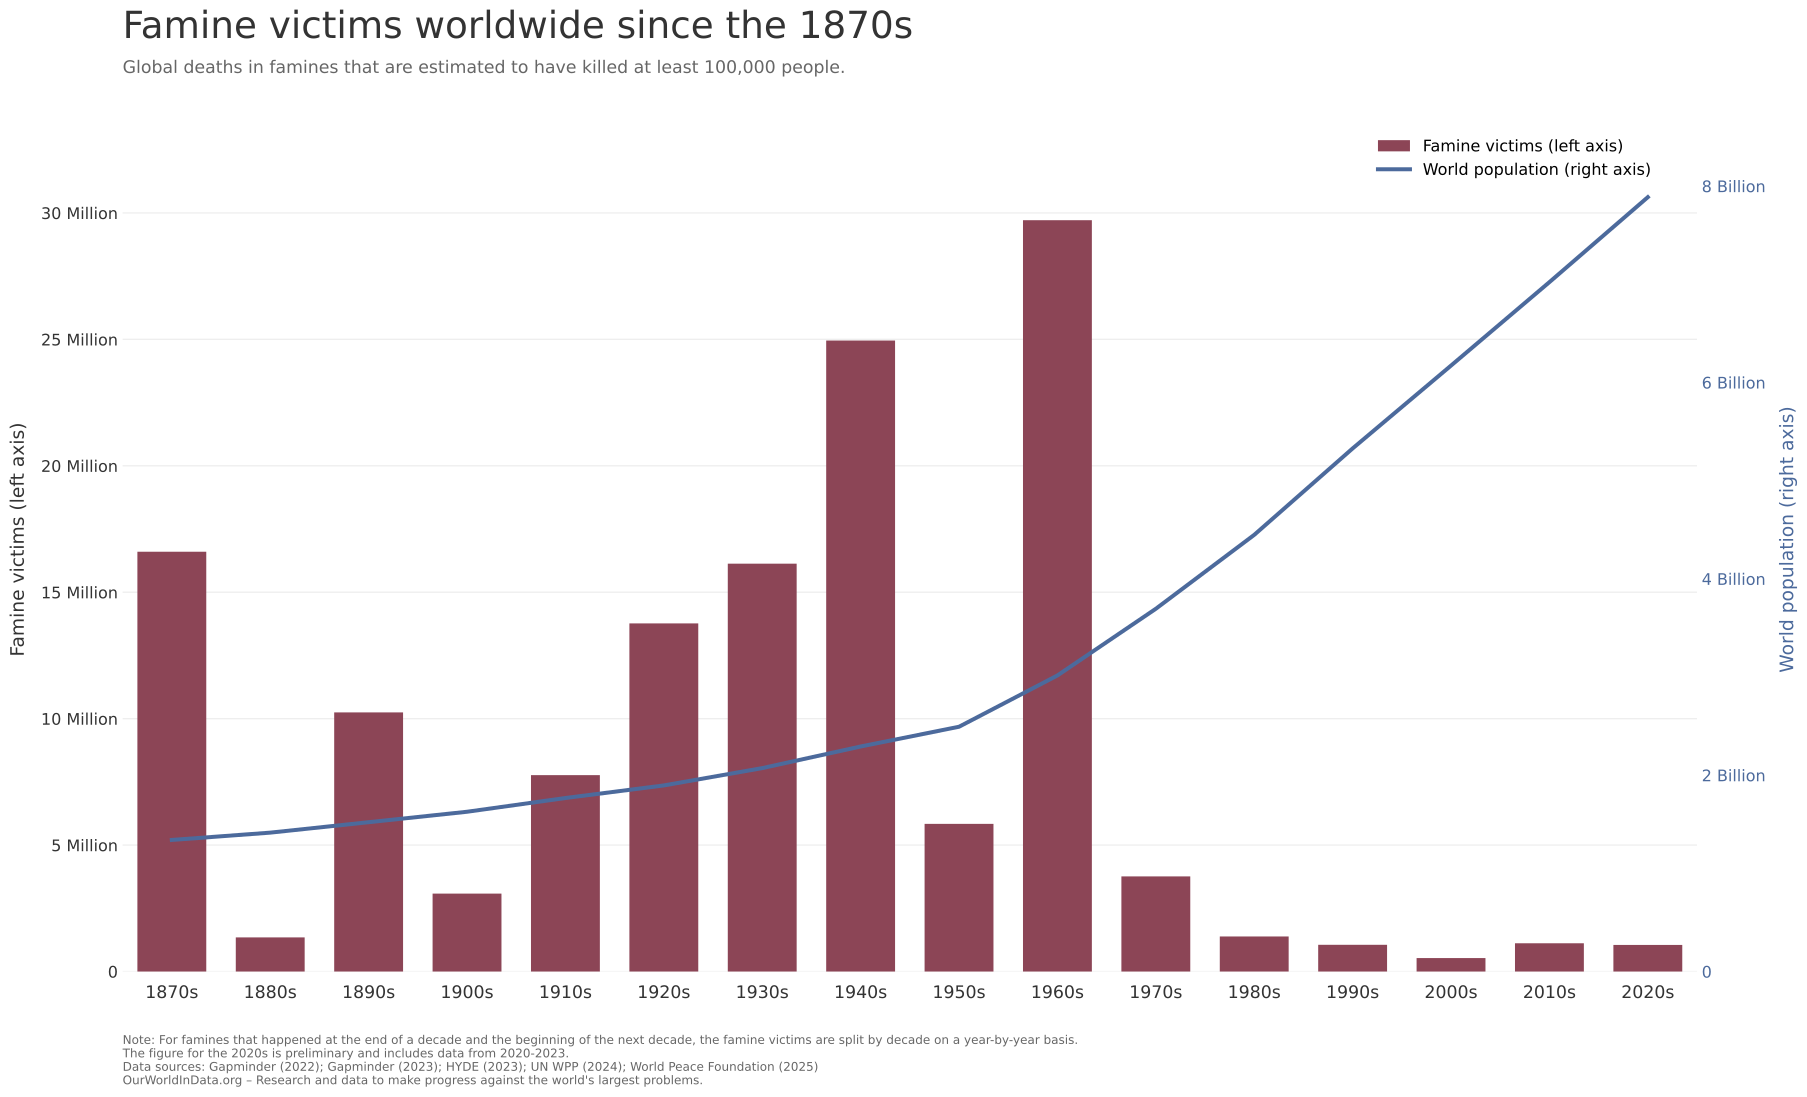

Python code for this plot:
"""Create visualization showing famine deaths by decade with world population overlay.

This code generates a bar chart showing decadal famine deaths with a line showing
world population growth over the same period.
"""

import matplotlib
import matplotlib.pyplot as plt
import numpy as np
import pandas as pd
from owid.catalog import Table

from etl.helpers import PathFinder

# Configure matplotlib to use SVG text elements instead of paths
matplotlib.rcParams["svg.fonttype"] = "none"
# Set deterministic hash for reproducible SVG output
matplotlib.rcParams["svg.hashsalt"] = "owid-static-viz"

paths = PathFinder(__file__)


def run() -> None:
    """Create famines with population visualization.

    Generates a dual-axis chart showing famine deaths by decade (bars) and
    world population (line).

    Output:
    - SVG and PNG charts
    - Dataset with combined data
    """
    # Load the famines dataset
    ds_famines = paths.load_dataset("total_famines_by_year_decade")
    tb_famines = ds_famines.read("total_famines_by_year_decade")

    # Load population data
    ds_population = paths.load_dataset("population")
    tb_pop_hist = ds_population.read("historical")

    # Prepare data
    famine_data, pop_data = prepare_data(tb_famines, tb_pop_hist)

    # Build source citation
    source_text = build_source_citation(tb_famines, tb_pop_hist)
    paths.log.info(f"Source citation: {source_text}")

    # Get the latest decade info for the note
    latest_decade_info = get_latest_decade_info(tb_famines)

    # Create visualization
    fig = create_visualization(famine_data, pop_data, source_text, latest_decade_info)

    # Save outputs
    paths.export_fig(fig, "famines_with_population", ["svg", "png"], dpi=300, bbox_inches="tight", transparent=True)
    paths.log.info("Optimized SVG for Figma")

    # Export data
    import owid.catalog.processing as pr

    # Convert to Tables and merge
    famine_table = Table(famine_data[["decade", "total_deaths"]])
    pop_table = Table(pop_data[["decade", "population"]])

    combined_table = pr.merge(famine_table, pop_table, on="decade", how="outer")
    combined_table["country"] = "World"
    combined_table = combined_table.format(["decade", "country"], short_name=paths.short_name)

    # Create dataset
    ds_export = paths.create_dataset(tables=[combined_table])
    ds_export.save()

    plt.close(fig)
    paths.log.info("Visualization complete")


def prepare_data(tb_famines: Table, tb_pop: Table) -> tuple[pd.DataFrame, pd.DataFrame]:
    """Prepare famine and population data for visualization.

    Args:
        tb_famines: Famines table with decadal deaths
        tb_pop: Population table with historical data

    Returns:
        Tuple of (famine_data_df, population_data_df)
    """
    # Filter to World data
    tb_famines_reset = tb_famines.reset_index()
    world_famines = tb_famines_reset[tb_famines_reset["country"] == "World"].copy()

    # Create decade labels and aggregate
    world_famines["decade"] = (world_famines["year"] // 10) * 10

    # Group by decade and sum deaths
    decade_data = (
        world_famines.groupby("decade")
        .agg({"decadal_famine_deaths": "first"})  # Use first value as it's already decadal
        .reset_index()
    )
    decade_data.columns = ["decade", "total_deaths"]

    # Filter to decades with data (exclude zeros)
    decade_data = decade_data[decade_data["total_deaths"] > 0].copy()

    # Get world population at start of each decade
    tb_pop_reset = tb_pop.reset_index()
    world_pop = tb_pop_reset[tb_pop_reset["country"] == "World"].copy()

    # Get population at decade start years
    decade_years = decade_data["decade"].unique()
    pop_decade = world_pop[world_pop["year"].isin(decade_years)].copy()
    pop_decade["decade"] = pop_decade["year"]
    pop_decade = pop_decade[["decade", "population_historical"]].copy()
    pop_decade.columns = ["decade", "population"]

    return decade_data, pop_decade


def get_latest_decade_info(tb_famines: Table) -> str:
    """Get information about the latest incomplete decade.

    Args:
        tb_famines: Famines table with year data

    Returns:
        String describing the latest decade's data range, or empty string if decade is complete
    """
    tb_famines_reset = tb_famines.reset_index()
    world_famines = tb_famines_reset[tb_famines_reset["country"] == "World"].copy()

    # Get the maximum year in the data
    max_year = world_famines["year"].max()
    current_decade = (max_year // 10) * 10

    # Calculate the start and end years covered in the current decade
    decade_data = world_famines[world_famines["year"] >= current_decade]
    if not decade_data.empty:
        min_year_in_decade = decade_data["year"].min()
        max_year_in_decade = decade_data["year"].max()

        # If the decade is incomplete (doesn't reach the last year of the decade)
        if max_year_in_decade < current_decade + 9:
            return f"The figure for the {current_decade}s is preliminary and includes data from {min_year_in_decade}-{max_year_in_decade}."

    return ""


def build_source_citation(tb_famines, tb_pop) -> str:
    """Build source citation text from table metadata.

    Args:
        tb_famines: Famines table with metadata
        tb_pop: Population table with metadata

    Returns:
        Formatted source citation string
    """
    # Collect unique origins
    all_origins = []

    # Get famines origins
    if "decadal_famine_deaths" in tb_famines.columns:
        col = tb_famines["decadal_famine_deaths"]
        if hasattr(col.metadata, "origins") and col.metadata.origins:
            all_origins.extend(col.metadata.origins)

    # Get population origins
    if "population_historical" in tb_pop.columns:
        col = tb_pop["population_historical"]
        if hasattr(col.metadata, "origins") and col.metadata.origins:
            all_origins.extend(col.metadata.origins)

    # Deduplicate origins and filter out invalid entries
    unique_origins = {}
    for origin in all_origins:
        # Use attribution_short for population sources, producer for famine sources
        producer = None
        if hasattr(origin, "attribution_short") and origin.attribution_short:
            producer = origin.attribution_short
        elif hasattr(origin, "producer") and origin.producer:
            producer = origin.producer
        elif hasattr(origin, "title_snapshot") and origin.title_snapshot:
            producer = origin.title_snapshot
        elif hasattr(origin, "title") and origin.title:
            producer = origin.title

        # Skip origins without valid producer or if producer is string "None"
        if not producer or str(producer) == "None":
            continue

        key = (producer, origin.title, origin.date_published)
        if key not in unique_origins:
            unique_origins[key] = origin

    # Build source citation
    source_parts = []
    # Sort by producer name
    sorted_origins = sorted(unique_origins.items(), key=lambda x: (str(x[0][0]), x[0][2] or ""))
    for (producer, title, date_pub), origin in sorted_origins:
        year = date_pub.split("-")[0] if date_pub else ""
        # Skip if producer converts to "None" string
        if str(producer) != "None":
            source_parts.append(f"{producer} ({year})")

    return "Data sources: " + "; ".join(source_parts) if source_parts else "Data sources: World Peace Foundation; UN"


def create_visualization(
    famine_data: pd.DataFrame, pop_data: pd.DataFrame, source_text: str, latest_decade_info: str
) -> plt.Figure:
    """Create the famines with population dual-axis chart.

    Args:
        famine_data: DataFrame with decade and total_deaths
        pop_data: DataFrame with decade and population
        source_text: Source citation text
        latest_decade_info: Information about the latest incomplete decade

    Returns:
        Matplotlib figure object
    """
    # Colors from OWID style
    bar_color = "#8C4556"  # Dark red for famines
    line_color = "#4C6A9C"  # Blue for population line
    text_color = "#333333"
    grey_text = "#666666"

    fig, ax1 = plt.subplots(figsize=(20, 12), facecolor="none")

    # Merge data for alignment
    plot_data = pd.merge(famine_data, pop_data, on="decade", how="left")

    # Set transparent background for axes
    ax1.patch.set_alpha(0)

    # Primary axis: Famine deaths (bars)
    x_positions = np.arange(len(plot_data))
    ax1.bar(x_positions, plot_data["total_deaths"], width=0.7, color=bar_color, edgecolor="none", zorder=2)

    # Format primary y-axis (deaths)
    ax1.set_ylabel("Famine victims (left axis)", fontsize=14, color=text_color, labelpad=10)
    max_deaths = plot_data["total_deaths"].max()
    y_max = max_deaths * 1.15

    # Set y-axis ticks for deaths (in millions) - every 5 million
    y_ticks = np.arange(0, y_max + 5_000_000, 5_000_000)
    ax1.set_yticks(y_ticks)
    ax1.set_yticklabels(
        [f"{int(y/1_000_000)} Million" if y > 0 else "0" for y in y_ticks], fontsize=12, color=grey_text
    )
    ax1.set_ylim(0, y_max)
    ax1.tick_params(axis="y", length=0, left=False, labelcolor=text_color)

    # Secondary axis: World population (line)
    ax2 = ax1.twinx()
    valid_pop = plot_data[plot_data["population"].notna()]

    if not valid_pop.empty:
        # Plot population line
        pop_line = ax2.plot(
            x_positions[plot_data["population"].notna()],
            valid_pop["population"],
            color=line_color,
            linewidth=3,
            marker="none",
            zorder=3,
            label="World population (right axis)",
        )

        # Format secondary y-axis (population in billions)
        ax2.set_ylabel("World population (right axis)", fontsize=14, color=line_color, labelpad=10)
        pop_max = valid_pop["population"].max()

        # Set notable population ticks: 0, 2, 4, 6, 8 billion
        pop_ticks = np.array([0, 2e9, 4e9, 6e9, 8e9])
        # Determine the upper limit based on max population
        pop_max_display = max(8e9, np.ceil(pop_max / 2e9) * 2e9) * 1.1

        ax2.set_yticks(pop_ticks)
        ax2.set_yticklabels(
            [f"{int(p/1e9)} Billion" if p > 0 else "0" for p in pop_ticks], fontsize=12, color=line_color
        )
        ax2.set_ylim(0, pop_max_display)
        ax2.tick_params(axis="y", length=0, right=False, labelcolor=line_color)

    # X-axis: Decades
    ax1.set_xticks(x_positions)
    decade_labels = [f"{int(d)}s" for d in plot_data["decade"]]
    ax1.set_xticklabels(decade_labels, fontsize=13, color=text_color)
    ax1.set_xlim(-0.5, len(plot_data) - 0.5)
    ax1.tick_params(axis="x", length=0, pad=10)

    # Grid
    ax1.set_axisbelow(True)
    ax1.grid(axis="y", color="#EEEEEE", linewidth=1, zorder=1)
    ax1.grid(axis="x", visible=False)

    # Remove spines
    for spine in ["top", "right", "left", "bottom"]:
        ax1.spines[spine].set_visible(False)
    for spine in ["top", "right", "left", "bottom"]:
        ax2.spines[spine].set_visible(False)

    # Legend
    from matplotlib.patches import Rectangle

    legend_elements = [
        Rectangle((0, 0), 1, 1, fc=bar_color, ec="none", label="Famine victims (left axis)"),
        plt.Line2D([0], [0], color=line_color, lw=3, label="World population (right axis)"),
    ]
    ax1.legend(
        handles=legend_elements,
        loc="upper right",
        frameon=False,
        fontsize=12,
        bbox_to_anchor=(0.98, 0.98),
    )

    # Title
    fig.suptitle(
        "Famine victims worldwide since the 1870s",
        x=0.06,
        y=0.975,
        ha="left",
        fontsize=28,
        fontweight="normal",
        color=text_color,
    )

    # Subtitle
    fig.text(
        0.06,
        0.92,
        "Global deaths in famines that are estimated to have killed at least 100,000 people.",
        fontsize=13,
        color=grey_text,
        ha="left",
    )

    # Notes - build note text dynamically
    note_lines = [
        "Note: For famines that happened at the end of a decade and the beginning of the next decade, the famine victims are split by decade on a year-by-year basis."
    ]
    if latest_decade_info:
        note_lines.append(latest_decade_info)
    note_lines.append(source_text)
    note_lines.append("OurWorldInData.org – Research and data to make progress against the world's largest problems.")

    fig.text(
        0.06,
        0.04,
        "\n".join(note_lines),
        fontsize=9,
        color=grey_text,
        ha="left",
        va="bottom",
    )

    # Layout
    fig.subplots_adjust(top=0.89, left=0.06, right=0.88, bottom=0.14)

    return fig


if __name__ == "__main__":
    run()
